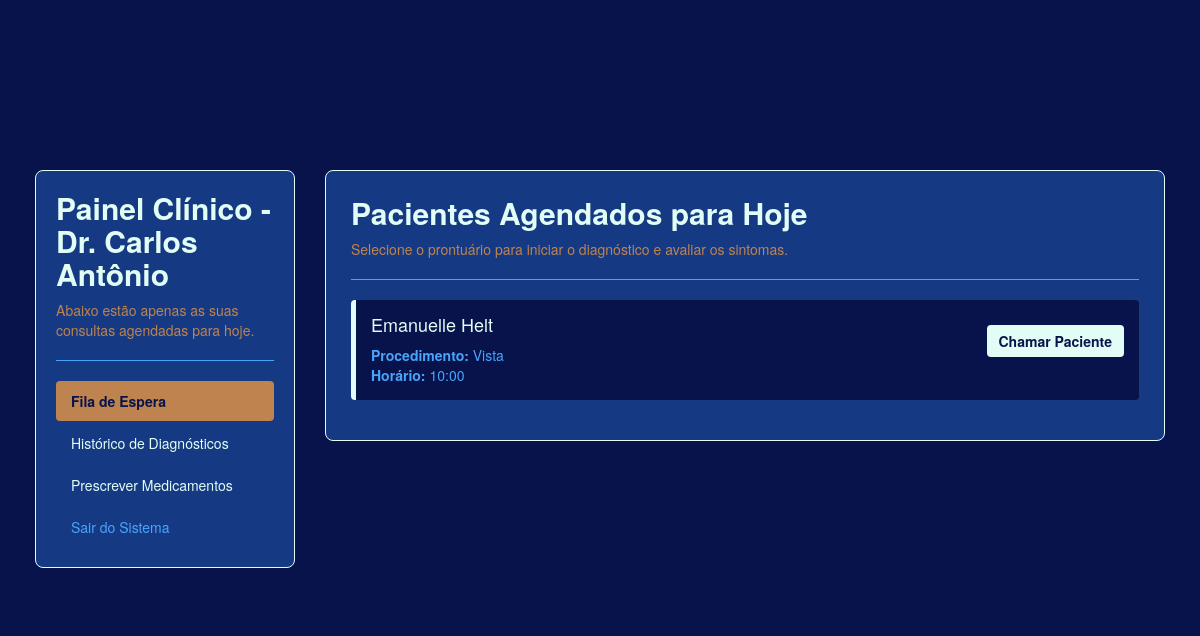
The app's page /medico (signed in), older data.
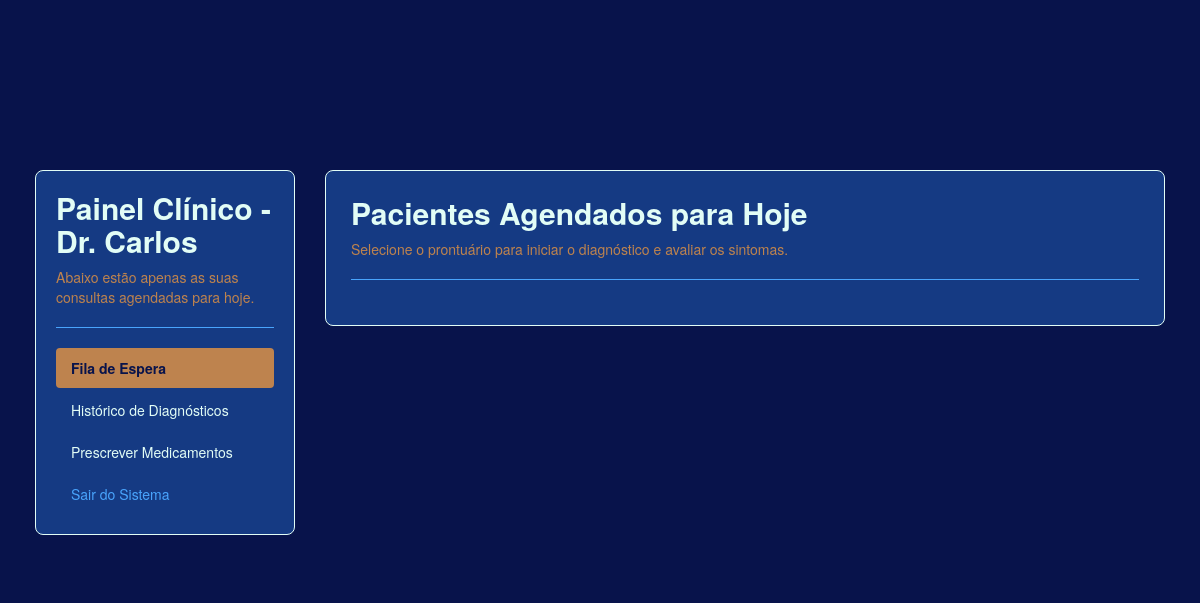
The same page, newer data.
### tables this page shows
CREATE TABLE dentistas (
                        id INTEGER PRIMARY KEY AUTOINCREMENT,
                        nome TEXT NOT NULL,
                        cro TEXT NOT NULL,
                        usuario_login TEXT UNIQUE NOT NULL);

CREATE TABLE fila_medico (
                        id INTEGER PRIMARY KEY AUTOINCREMENT,
                        nome TEXT NOT NULL,
                        procedimento TEXT NOT NULL,
                        data TEXT NOT NULL,
                        horario TEXT NOT NULL,
                        dentista_login TEXT NOT NULL);

### app.py (the view)
@app.route('/medico')
def interface_medico():
    if 'usuario' not in session: return redirect(url_for('login'))
    dentista_logado = session['usuario']
    conn = conectar_banco()
    data_atual = date.today().strftime('%Y-%m-%d')
    pacientes_espera = conn.execute('''
        SELECT * FROM fila_medico
        WHERE dentista_login = ? AND data >= ?
        ORDER BY data ASC, horario ASC
    ''', (dentista_logado, data_atual)).fetchall()
    info_dentista = conn.execute('SELECT nome FROM dentistas WHERE usuario_login = ?', (dentista_logado,)).fetchone()
    nome_exibicao = info_dentista['nome'] if info_dentista else dentista_logado
    conn.close()
    return render_template('interface_medico.html', pacientes=pacientes_espera, dentista=nome_exibicao)

### app.py (called while the page is built)
def conectar_banco():
    conn = sqlite3.connect(ARQUIVO_BANCO)
    conn.row_factory = sqlite3.Row
    return conn

### templates/interface_medico.html (shortened to what this page needs)
<!DOCTYPE html>
<html lang="pt-BR">
<head>
    <link rel="stylesheet" href="https://stackpath.bootstrapcdn.com/bootstrap/3.4.1/css/bootstrap.min.css">
    <link rel="stylesheet" href="{{ url_for('static', filename='css/style.css') }}">
</head>
<body>
    <div class="container dashboard-container">
        <div class="row">
            <div class="col-md-3">
                <div class="sidebar">
                    <h2 class="text-ouro" style="margin-top: 0;">Painel Clínico - {{ dentista }}</h2>
                    <p class="text-muted">Abaixo estão apenas as suas consultas agendadas para hoje.</p>
                    <hr style="border-color: #49a4fc;">
                    <ul class="nav nav-pills nav-stacked">
                        <li class="active"><a href="#" style="background-color: #be834e; color: #08134b; font-weight: bold;">Fila de Espera</a></li>
                        <li><a href="#" style="color: #e2fdf6;">Histórico de Diagnósticos</a></li>
                        <li><a href="#" style="color: #e2fdf6;">Prescrever Medicamentos</a></li>
                        <li><a href="{{ url_for('login') }}" style="color: #49a4fc;">Sair do Sistema</a></li>
                    </ul>
                </div>
            </div>
            <div class="col-md-9">
                <div class="main-panel">
                    <h2 class="text-ouro" style="margin-top: 0;">Pacientes Agendados para Hoje</h2>
                    <p class="text-muted">Selecione o prontuário para iniciar o diagnóstico e avaliar os sintomas.</p>
                    <hr style="border-color: #49a4fc;">
                    <div class="lista-pacientes">
                        {% for paciente in pacientes %}
                        <div class="card-paciente">
                            <div class="row">
                                <div class="col-sm-8">
                                    <h4 style="color: #e2fdf6; margin-top: 0;">{{ paciente.nome }}</h4>
                                    <p style="color: #49a4fc; margin-bottom: 0;">
                                        <strong>Procedimento:</strong> {{ paciente.procedimento }}<br>
                                        <strong>Horário:</strong> {{ paciente.horario }}
                                    </p>
                                </div>
                                <div class="col-sm-4 text-right" style="padding-top: 10px;">
                                    <button class="btn btn-ouro">Chamar Paciente</button>
                                </div>
                            </div>
                        </div>
                        {% endfor %}
                    </div>
                </div>
            </div>
        </div>
    </div>
</body>
</html>

Row changes from the older to the newer data that the page shows:
no longer on this page (row edited): fila_medico: nome "Emanuelle Helt", procedimento "Vista", horario "10:00"
changed dentistas: nome "Dr. Carlos Antônio" → "Dr. Carlos"
